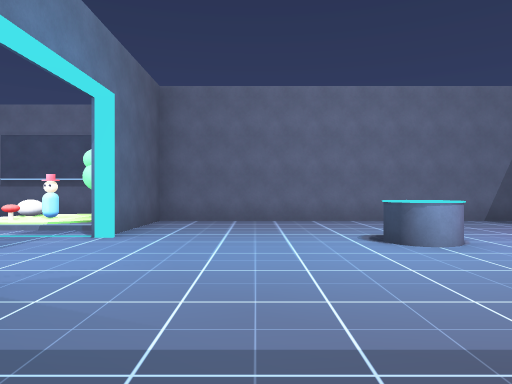
[1] (above)

24 first-person views from a walk through a 3-D level made in the Unity game engine. The camera is 1.5 m above the floor, looks level and sees 70° across. The floor is counted in squares, 2 m on a side. Each view is taken from the middle of a square. On the plan, view 1 faces up. The plan holds only what a view shows up to about 11 squares ahead; the rest is blank. The place goes on beyond the plan. The player is left out. Some surface patterns are stand-ins.

[2]
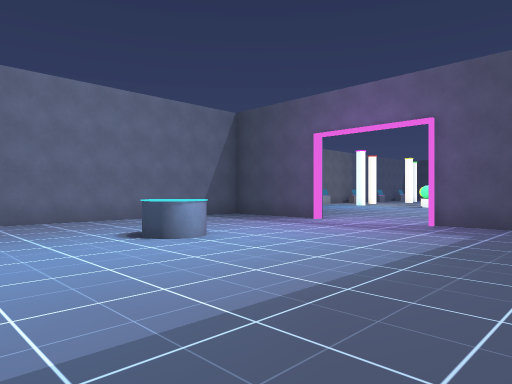

[3]
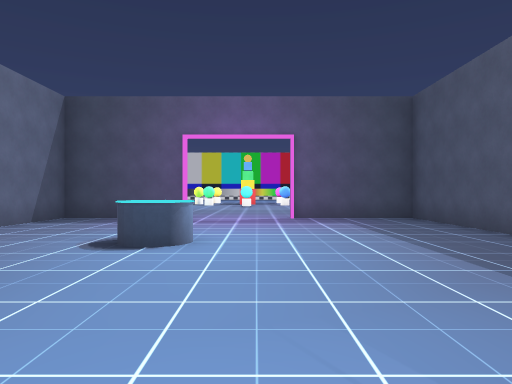

[4]
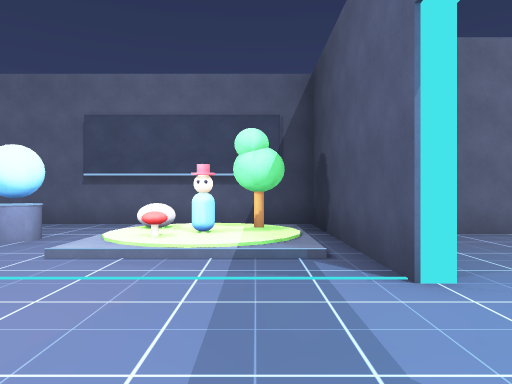

[5]
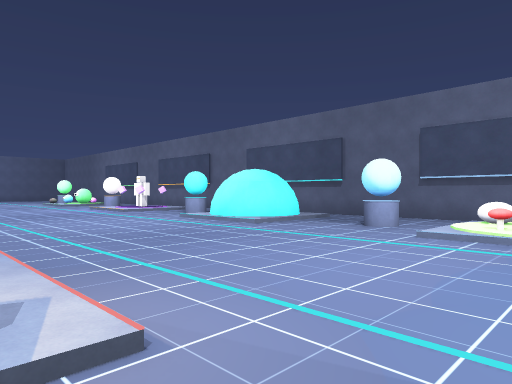

[6]
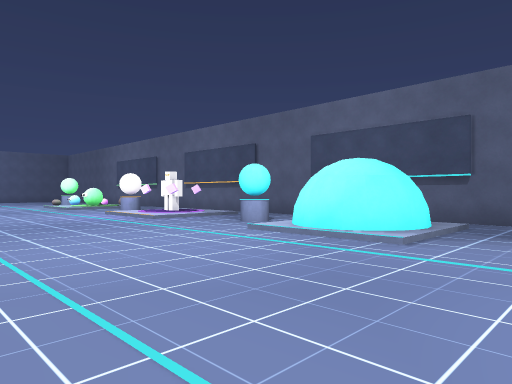

[7]
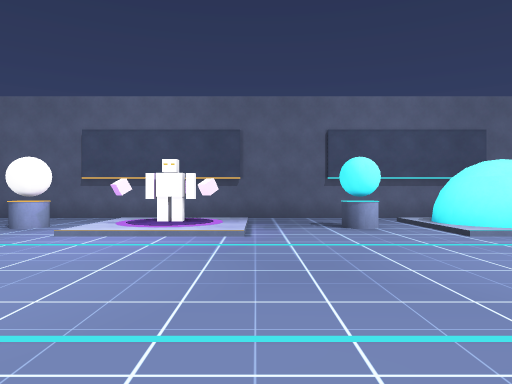

[8]
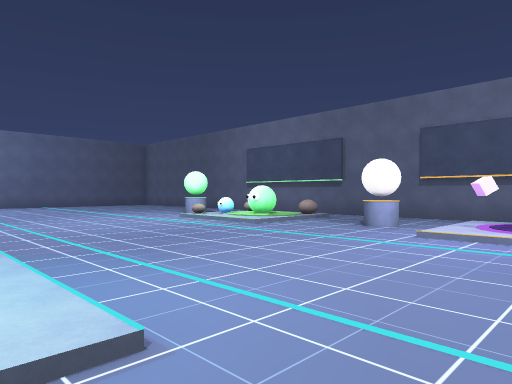

[9]
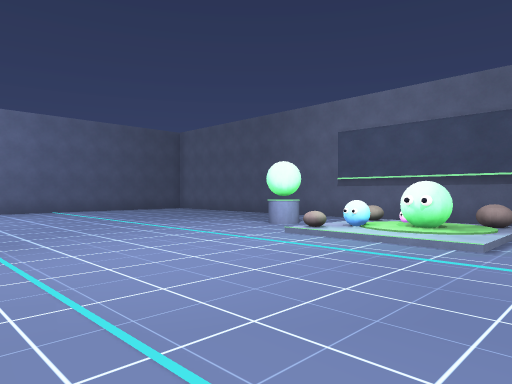

[10]
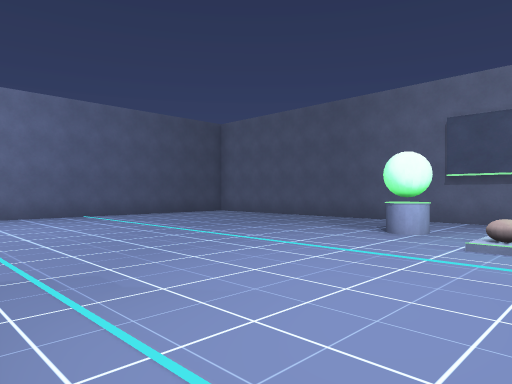

[11]
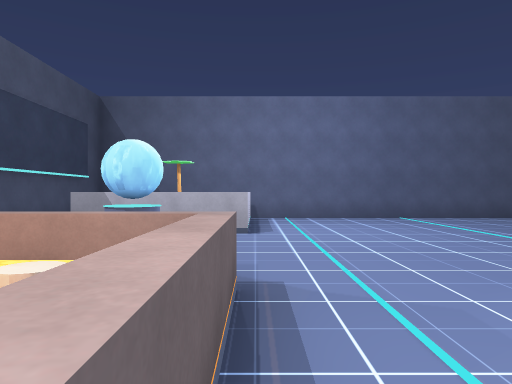

[12]
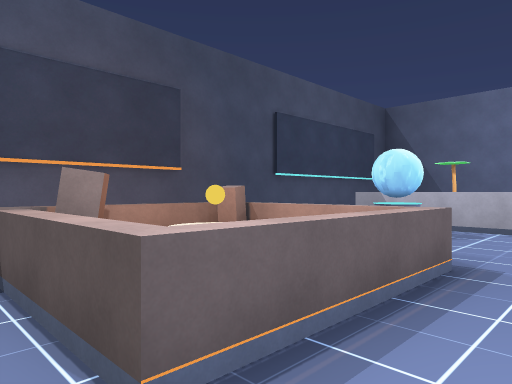

[13]
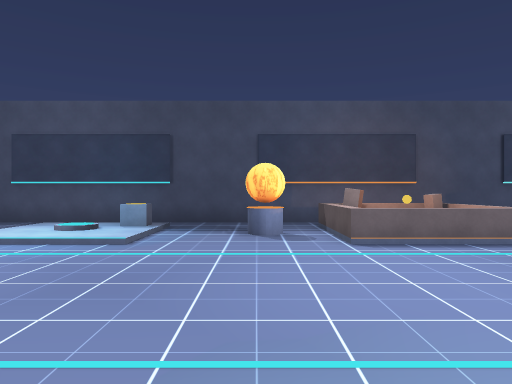

[14]
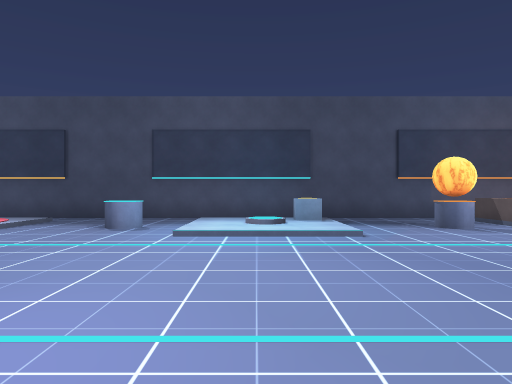

[15]
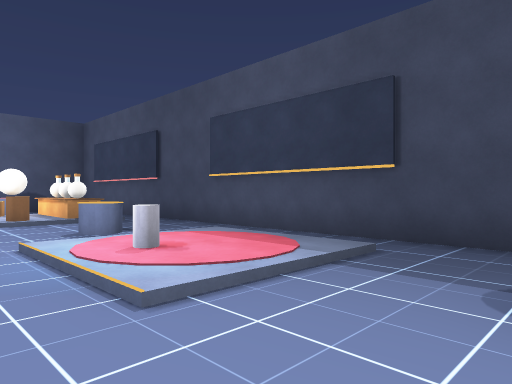

[16]
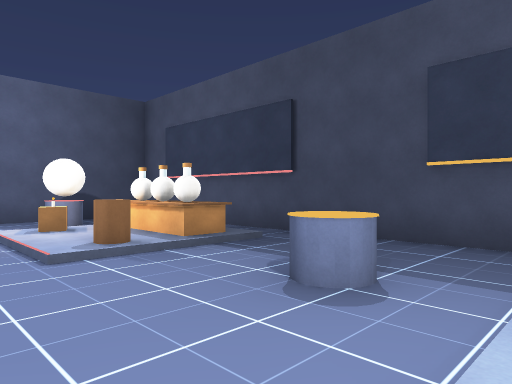

[17]
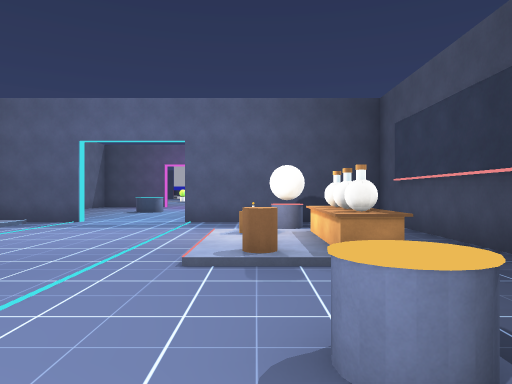

[18]
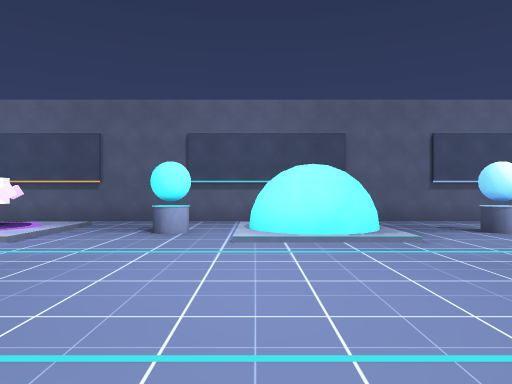

[19]
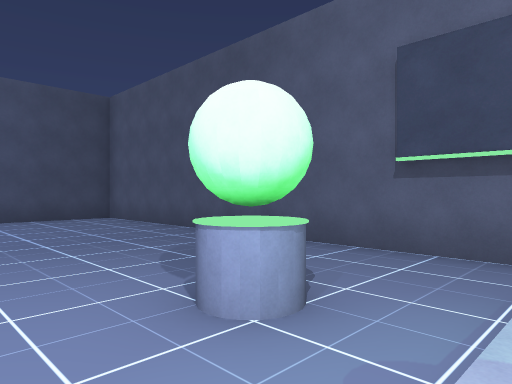

[20]
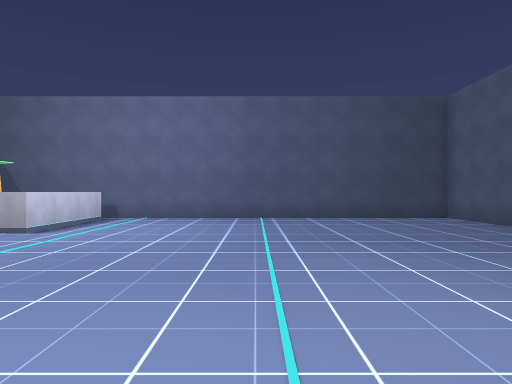

[21]
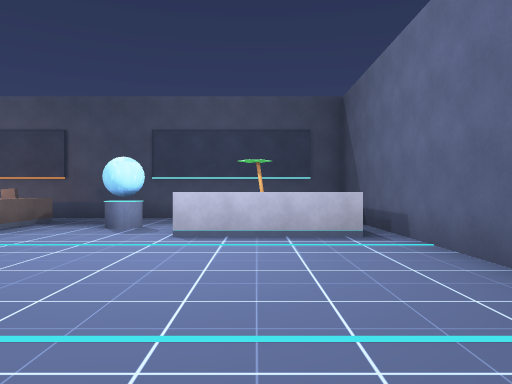

[22]
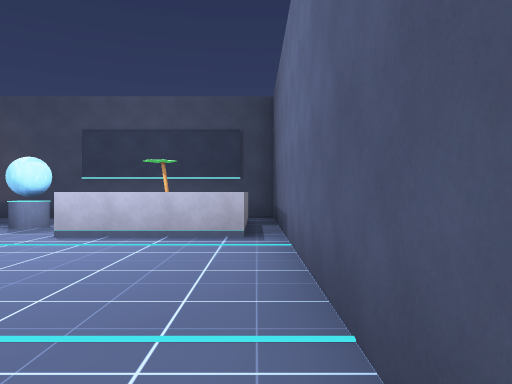

[23]
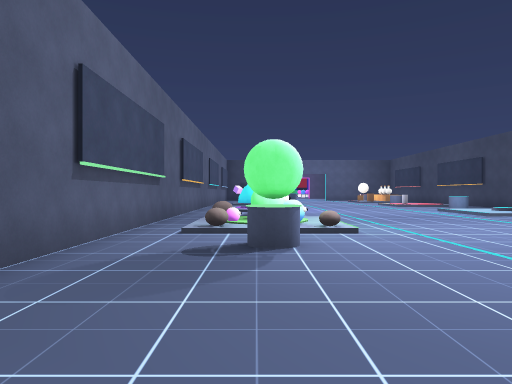

[24]
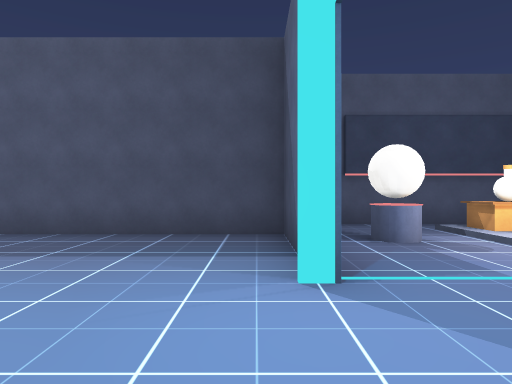

### Floor plan
Key: @ floor where view 1 was taken; # wall or solid block; . main floor; : floor 0.25 m higher than the main floor; / step, stairs or slope; = window, fence, low wall or low ledge; ^ raised ledge; O other object.
Columns run from 38 left of view 1 to 8 right of it. Each row starts with its distance up from view 1.
 12 #####################################
 11 #.................   .....  ....   .#
 10 #..........=:=/...:O:/...: :/...::O############
  9 #........O.:OO/.O.:OO/.O.###/.O.^OO#..........#
  8 #..........O::/...O:O/...###/...:O:#..........#
  7 #..........////...////...////...///#..........#
  6 #..................................#....OO....#
  5 #.......................................O......
  4 #..............................................
  3 #.............................................#
  2 #..............////...////...////..#..........#
  1 #. ^^.... O^...///:.../:O:.../O:O..#..........#
  0 #. O^.O..OOO.O./O//.O./:::.O./OOO.O#..@.......#
 -1 #.  ^....O^O.../:/:.../:::.../OOO..############
 -2 #.   ....  .....   .................#
 -3 ####################################

Where each view was taken, in squares from view 1:
view 1: 0 up, 0 right, facing up
view 2: 0 up, 1 left, facing up-right
view 3: 4 up, 3 left, facing right
view 4: 3 up, 4 left, facing up
view 5: 1 up, 4 left, facing up-left
view 6: 2 up, 8 left, facing up-left
view 7: 1 up, 17 left, facing up
view 8: 1 up, 18 left, facing up-left
view 9: 2 up, 23 left, facing up-left
view 10: 2 up, 26 left, facing up-left
view 11: 2 up, 27 left, facing left
view 12: 3 up, 26 left, facing down-left
view 13: 8 up, 25 left, facing down
view 14: 8 up, 21 left, facing down
view 15: 3 up, 18 left, facing down-right
view 16: 3 up, 13 left, facing down-right
view 17: 1 up, 13 left, facing right
view 18: 1 up, 13 left, facing up
view 19: 7 up, 27 left, facing up-left
view 20: 6 up, 27 left, facing left
view 21: 8 up, 35 left, facing down
view 22: 8 up, 37 left, facing down
view 23: 9 up, 34 left, facing right
view 24: 6 up, 2 left, facing down
